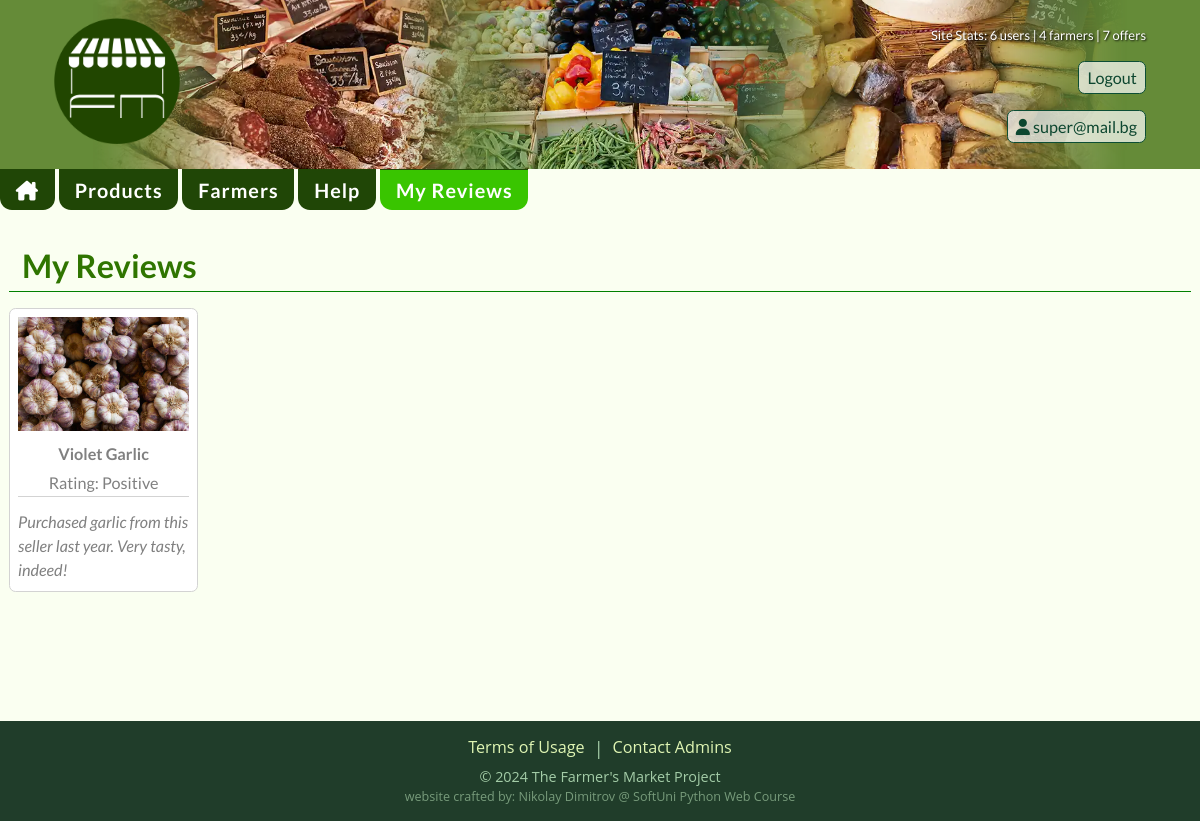
The app's page /reviews/ (signed in) with its own data.
### accounts/models.py (models this page shows, shortened)
class AccountUser(AbstractBaseUser, PermissionsMixin):
    email = models.EmailField(
        unique=True,
        error_messages={
            'unique': _('User with this email already exists!'),
        }
    )
    is_staff = models.BooleanField(
        _("staff status"),
        default=False,
        help_text=_("Designates whether the user can log into this admin site."),
    )
    is_active = models.BooleanField(
        _("active"),
        default=True,
        help_text=_(
            "Designates whether this user should be treated as active. "
            "Unselect this instead of deleting accounts."
        ),
    )
    date_joined = models.DateTimeField(_("date joined"), default=timezone.now)
    USERNAME_FIELD = 'email'
    objects = AccountUserManager()

### reviews/models.py (models this page shows, shortened)
class Review(models.Model):
    MAX_TEXT_LENGTH = 400
    class RatingChoices(models.TextChoices):
        POSITIVE = 'Positive', 'Positive'
        NEUTRAL = 'Neutral', 'Neutral'
        NEGATIVE = 'Negative', 'Negative'
    rating = models.CharField(
        max_length=8,
        choices=RatingChoices.choices,
        default='Positive',
    )
    text = models.TextField(
        max_length=MAX_TEXT_LENGTH,
        help_text=f'Maximum review length: {MAX_TEXT_LENGTH} characters'
    )
    owner = models.ForeignKey(
        to=UserModel,
        on_delete=models.CASCADE,
        related_name='reviews'
    )
    product = models.ForeignKey(
        to=Product,
        on_delete=models.CASCADE,
        related_name='reviews',
    )
    date_created = models.DateField(
        auto_now_add=True,
    )

### products/models.py (models this page shows)
class Product(models.Model):
    NAME_MIN_LENGTH = 3
    NAME_MAX_LENGTH = 40
    DESCRIPTION_MIN_LENGTH = 60
    class QtyUnits(models.TextChoices):
        TON = 'Ton', 'Ton'
        KG = 'Kg', 'Kilogram'
        GR = 'Gram', 'Gram'
        LTR = 'Liter', 'Liter'
        PCS = 'Pc', 'Piece'
        PACK = 'Pack', 'Package'
    class ProductCategories(models.TextChoices):
        VEGETABLES = 'Vegetables', 'Vegetables',
        FRUITS = 'Fruits', 'Fruits',
        NUTS = 'Nuts', 'Nuts'
        CANNED = 'Canned Food', 'Canned Food'
        DRIED = 'Dried Food', 'Dried Food'
        SPICES = 'Spices', 'Spices'
        MEAT = 'Meat Products', 'Meat Products'
        FISH = 'Fish Products', 'Fish Products'
        CHEESE = 'Cheese', 'Cheese'
        MUSHROOMS = 'Mushrooms', 'Mushrooms'
        OTHER = 'Other', 'Other'
    class DeliveryChoices(models.TextChoices):
        EU = 'All EU by Courier', 'All EU by Courier'
        COUNTRY = 'Within Seller Country', 'Within Seller Country'
        LOCAL_PICKUP = 'Local Pickup', 'Local Pickup'
        OTHER = 'Other - please ask', 'Other - please ask'
    class PaymentChoices(models.TextChoices):
        PAYMENT_ON_DELIVERY = 'Payment on Delivery', 'Payment on Delivery'
        CASH = 'Cash on Pick-up', 'Cash on Pick-up'
        PAYPAL = 'PayPal', 'PayPal'
        BANK_TRANSFER = 'Bank Transfer', 'Bank Transfer'
        OTHER = 'Other', 'Other'
    name = models.CharField(
        max_length=NAME_MAX_LENGTH,
        validators=[
            MinLengthValidator(NAME_MIN_LENGTH),
        ],
        error_messages={
            MinLengthValidator: f'The name must be at least {NAME_MIN_LENGTH} characters long!'
        }
    )
    description = models.TextField(
        validators=[
            MinLengthValidator(DESCRIPTION_MIN_LENGTH),
        ],
        default='',
        error_messages={
            MinLengthValidator: f'The description must be at least {DESCRIPTION_MIN_LENGTH} characters long!',
        },
        help_text=f'Minimum length: {DESCRIPTION_MIN_LENGTH} characters'
    )
    category = models.CharField(
        max_length=20,
        choices=ProductCategories.choices,
        default=ProductCategories.VEGETABLES
    )
    qty_units = models.CharField(
        max_length=6,
        choices=QtyUnits.choices,
        default=QtyUnits.KG
    )
    available_qty = models.IntegerField(
        validators=[
            MinValueValidator(0),
        ],
        default=0
    )
    price = models.DecimalField(
        max_digits=6,
        decimal_places=2,
        validators=[
            MinValueValidator(0),
        ],
        default=0
    )
    discount = models.PositiveIntegerField(
        default=0
    )
    min_order = models.PositiveIntegerField(
        validators=[
            MinValueValidator(1),
        ],
        default=1,
    )
    payment = models.CharField(
        max_length=30,
        choices=PaymentChoices.choices,
        default=PaymentChoices.PAYMENT_ON_DELIVERY,
    )
    delivery = models.CharField(
        max_length=30,
        choices=DeliveryChoices.choices,
        default=DeliveryChoices.LOCAL_PICKUP,
    )
    photo = models.ImageField(
        upload_to='products/',
        help_text='Recommended image size - min: 800x600, max: 1600x1200',
        validators=(image_size_validator,),
    )
    owner = models.ForeignKey(
        to=UserModel,
        on_delete=models.CASCADE,
    )
    seller = models.ForeignKey(
        to=Seller,
        related_name='products',
        on_delete=models.CASCADE,
    )
    date_created = models.DateField(
        auto_now_add=True,
    )
    views_count = models.PositiveIntegerField(
        default=0,
        editable=False,
    )
    def __str__(self):
        return self.name

### reviews/views.py (the view)
# urls.py: path('', ListReviewsView.as_view(), name="list-reviews"),
class ListReviewsView(LoginRequiredMixin, views.ListView):
    model = Review
    template_name = 'reviews/user-reviews.html'
    paginate_by = 18
    def get_queryset(self):
        return Review.objects.filter(owner=self.request.user).order_by('-date_created',)

### fMarket/context_processors.py (called while the page is built)
def seller_pk(request):
    if request.user.is_authenticated:
        try:
            seller = Seller.objects.get(account=request.user)
            return {'seller_pk': seller.pk}
        except Seller.DoesNotExist:
            pass
    return {'seller_pk': None}

def seller_approved(request):
    if request.user.is_authenticated:
        try:
            Seller.objects.get(account=request.user, approved=True)
            return {'seller_approved': True}
        except Seller.DoesNotExist:
            pass
    return {'seller_approved': False}

def account_complete(request):
    if request.user.is_authenticated:
        user = Profile.objects.get(pk=request.user)
        try:
            if (user.first_name is None or user.last_name is None
                    or user.phone_number is None or user.country is None):
                return {'account_complete': False}
        except user.DoesNotExist:
            pass
    return {'account_complete': True}

def site_stats(request):
    num_users = UserModel.objects.all().count()
    num_sellers = Seller.objects.all().count()
    num_products = Product.objects.all().count()
    data = {
        'number_of_users': num_users,
        'number_of_sellers': num_sellers,
        'number_of_products': num_products,
    }
    return data

def user_wrote_review(request):
    if not request.user.is_authenticated or not hasattr(request, 'product'):
        return {'user_wrote_review': False}
    product = request.product
    user_review_exists = Review.objects.filter(product=product, owner=request.user).exists()
    return {'user_wrote_review': user_review_exists}

### templates/reviews/user-reviews.html (shortened to what this page needs)
{% extends 'base.html' %}
{% block content %}
    <h1>My Reviews</h1>
    {% if object_list %}
        <section class="user-reviews-wrapper">
            {% for review in object_list %}
                <div class="user-review">
                    <a href="{% url 'product-details' pk=review.product.pk %}" title="{{ review.product }}">
                        <img src="{{ review.product.photo.url }}" alt="review.product.name">
                    </a>
                    <p>{{ review.product.name }}</p>
                    <p>Rating: {{ review.rating }}</p>
                    <p>{{ review.text }}</p>
                </div>
            {% endfor %}
        </section>
    {% else %}
        <p>You did not wrote any reviews.</p>
    {% endif %}
    <div class="pagination">
    </div>
{% endblock %}

### templates/base.html (shortened to what this page needs)
{% load static %}
<!DOCTYPE html>
<html lang="en">
<head>
    <link rel="stylesheet" href="{% static 'css/styles.css' %}"/>
</head>
<body>
<header>
    <a href="{% url 'index' %}" title="Farmers Market - Farm Products Marketplace"
    ><img
            class="logo"
            src="{% static 'img/fm-logo.png' %}"
            alt="logo"
    /></a>
    <div class="header-right">
        <section class="site-stats">
            Site Stats: {{ number_of_users }} users | {{ number_of_sellers }} farmers | {{ number_of_products }} offers
        </section>
        {% if request.user.profile %}
            <form method="post" action="{% url 'logout' %}">
                <button type="submit">Logout</button>
            </form>
            <div class="header-links">
                <a href="{% url 'edit-user' pk=request.user.pk %}" title="Profile Details">
                    <i class="fa-solid fa-user"></i> {{ request.user.email }}</a>
            </div>
        {% else %}
            <div class="header-links">
                <a href="{% url 'login' %}" title="Login">Login</a>
                <a href="{% url 'register' %}" title="Create Account">Register</a>
            </div>
        {% endif %}
    </div>
</header>
<nav>
    <div class="nav-wrapper">
        <a href='{% url 'index' %}' title='Farmers Market home'><i class="fa-solid fa-house-chimney"></i></a>
        <a href='{% url 'products' %}' title='Products offered'>Products</a>
        <a href='{% url 'sellers' %}' title='Registered Farmers'>Farmers</a>
        <a href="{% url 'topics' %}" title="">Help</a>
        {% if user.is_authenticated %}
            <a class="seller-button" href="{% url 'list-reviews' %}" title="">My Reviews</a>
        {% endif %}
    </div>
</nav>
<main>
    {% block content %}
    {% endblock %}
</main>
<footer>
    <div class="footer-links">
        <a href="{% url 'terms' %}">Terms of Usage</a> | <a href="{% url 'contact' %}">Contact Admins</a>
    </div>
    <p>© 2024 The Farmer's Market Project</p>
    <p>website crafted by: Nikolay Dimitrov @ SoftUni Python Web Course</p>
</footer>
</body>
</html>

### static/css/root.css (style rules this page uses)
html { font-family: "Lato", Verdana, sans-serif; font-size: 16px; line-height: 1.5; color: #2c2c2c; }
@media (min-width: 420px) { html { font-size: 17px; } }
@media (min-width: 1200px) { html { font-size: 18px; } }
body { background-color: #fafff1; width: 100%; }
::placeholder { font-weight: 300; }
h1 { font-size: 1.6em; font-weight: 700; color: rgb(47, 117, 0); margin: 0.5em 0; border-bottom: 1px solid green; padding-left: 0.4em; }
@media (min-width: 960px) { h1 { font-size: 1.8em; } }
main a { color: rgb(0, 166, 172); font-weight: 700; text-decoration: none; }

### static/css/header.css (style rules this page uses)
header { width: 100%; min-height: 20vh; padding: 1em; text-align: center; display: flex; flex-direction: column; align-items: center; justify-content: space-between; gap: 0.2em; flex-wrap: wrap; background-color: rgb(101, 139, 56); }
@media (min-width: 800px) { header { background-image: url("/static/img/header-bg.webp"); background-size: cover; background-repeat: no-repeat; background-position: center; flex-direction: row; gap: 2em; padding: 1em 3em; } }
.logo { width: 7em; height: 7em; }
.header-right { font-size: 0.9em; color: rgb(255, 255, 255); display: flex; flex-direction: column; align-items: center; gap: 0.5em; }
@media (min-width: 800px) { .header-right { align-items: flex-end; gap: 1em; } }
.header-links { display: flex; flex-direction: row; align-items: flex-end; gap: 0.8em; }
.header-right a, .header-right button { display: block; padding: 0.2em 0.5em; color: rgb(12, 70, 47); background-color: rgba(255, 255, 255, 0.7); text-decoration: none; border: 1px solid rgb(12, 78, 53); border-radius: 0.4em; transition: 0.3s ease; }
.site-stats { font-size: 0.8em; width: 100%; text-align: right; color: white; text-shadow: 1px 1px 2px rgba(0, 0, 0, 0.9) }

### static/css/nav.css (style rules this page uses)
nav { min-height: 6vh; }
.nav-wrapper { font-weight: 700; font-size: 1.1em; width: 100%; max-width: 1200px; margin: 0.2em auto; display: flex; flex-direction: row; flex-wrap: wrap; gap: 0.2em; justify-content: center; }
.nav-wrapper a { padding: 0.3em 0.8em 0.2em 0.8em; text-decoration: none; letter-spacing: 0.05em; background-color: #204606; color: white; border-top: 0; border-radius: 0.6em; transition: 0.3s ease; }
.nav-wrapper a:nth-of-type(5), .nav-wrapper a:nth-of-type(6), .nav-wrapper a:nth-of-type(7) { background-color: rgb(57, 197, 0); }
@media (min-width: 800px) { .nav-wrapper { justify-content: flex-start; margin: 0 auto; } }
@media (min-width: 800px) { .nav-wrapper a { border-top: 1px solid #204606; border-radius: 0 0 0.6em 0.6em; } }

### static/css/main.css (style rules this page uses)
main { padding: 0.5em; max-width: 1200px; min-height: 56vh; margin: 0 auto; }
main p { max-width: 70ch; }
@media (min-width: 800px) { main { min-height: 63vh; } }
.pagination { padding: 2em 0 0.5em 0; display: flex; flex-direction: row; gap: 1em; justify-content: center; }

### static/css/reviews.css (style rules this page uses)
.user-reviews-wrapper { display: flex; flex-direction: row; gap: 0.6em; flex-wrap: wrap; }
.user-review { display: flex; flex-direction: column; gap: 0.3em; width: 16%; font-size: 0.9em; flex-shrink: 2; color: grey; padding: 0.5em; background-color: white; border: 1px solid lightgrey; border-radius: 0.4em; }
.user-review p:nth-of-type(1) { text-align: center; font-weight: 700; }
.user-review p:nth-of-type(2) { text-align: center; border-bottom: 1px solid lightgray; }
.user-review p:nth-of-type(3) { font-style: italic; padding-top: 0.5em; }

### static/css/footer.css (style rules this page uses)
footer { font-family: "Open Sans", Verdana, sans-serif; text-align: center; color: rgb(163, 204, 167); background-color: rgb(32, 61, 42); padding: 0.8em 0.2em; width: 100%; min-height: auto; }
footer p { font-size: 0.8em; }
footer p:last-of-type { color: rgb(119, 155, 123); font-size: 0.7em; }
@media (min-width: 800px) { footer { min-height: 8vh; } }
.footer-links { display: flex; justify-content: center; gap: 0.5em; margin-bottom: 0.2em; }
.footer-links a { display: block; font-size:0.9em; color: #dff5b3; text-decoration: none; }

### records on screen
AccountUser: user.email "super@mail.bg"
Review: product.photo (picture), product.name "Violet Garlic", rating "Positive", text "Purchased garlic from this seller last year. Very tasty, indeed!"

### other values on screen
{{ number_of_users }} "6"
{{ number_of_sellers }} "4"
{{ number_of_products }} "7"
